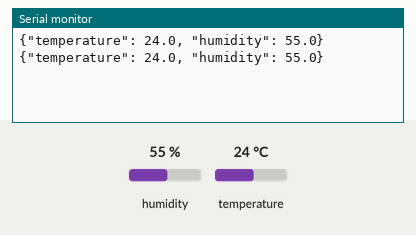
This sketch was run on a simulated Arduino Uno, built with avr-gcc and run on an emulated ATmega328P. Shown: the last lines printed to the serial monitor. Inputs (shaded band) come from the test bench; at power-on: humidity 55 %, temperature 24 °C.

Above: at 5.8 s.
5.9 s: humidity set to 22 %
At 10.7 s:
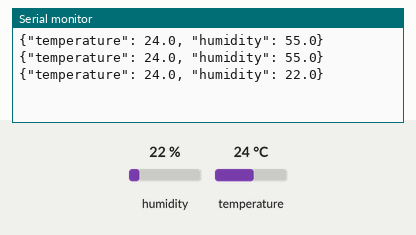
11.9 s: temperature set to 12 °C
At 15.4 s:
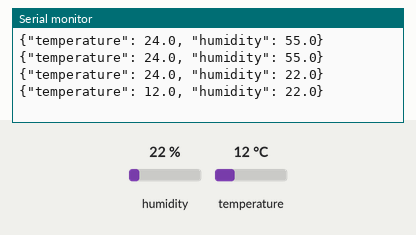
17.9 s: humidity set to 40 %
At 21.3 s:
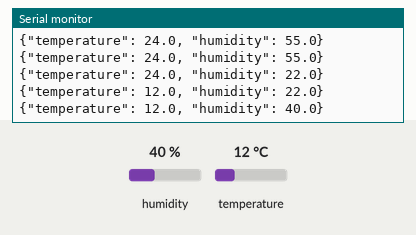
Timing chart, 0 to 22.8 s (numbered marks = the images above; inputs shaded):
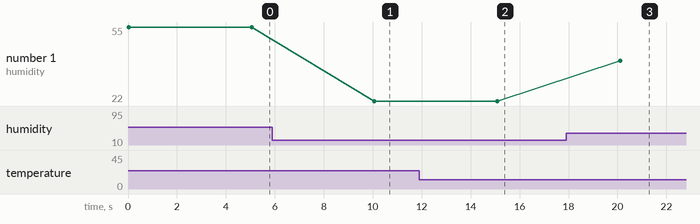

Measured:
- after the input at 5.9 s, the serial monitor: prints a new line after 4.2 s (image 1)
- after the input at 11.9 s, the serial monitor: prints a new line after 3.2 s (image 2)
- after the input at 17.9 s, the serial monitor: prints a new line after 2.2 s (image 3)
- plotted number 1: 55 → 22 after the input at 5.9 s, 22 → 40 after the input at 17.9 s

The sketch:

arduino_dht11_json.ino
```cpp
#include <DHT.h>

#define DHTPIN 3
#define DHTTYPE DHT11

DHT dht(DHTPIN, DHTTYPE);

void setup() {
  Serial.begin(9600);
  dht.begin();
}

void loop() {
  float h = dht.readHumidity();
  float t = dht.readTemperature();

  // Check if any reads failed and exit early (to try again next loop)
  if (isnan(h) || isnan(t)) {
    delay(5000);
    return;
  }

  Serial.print("{\"temperature\": ");
  Serial.print(t, 1);
  Serial.print(", \"humidity\": ");
  Serial.print(h, 1);
  Serial.println("}");

  delay(5000);
}
```
